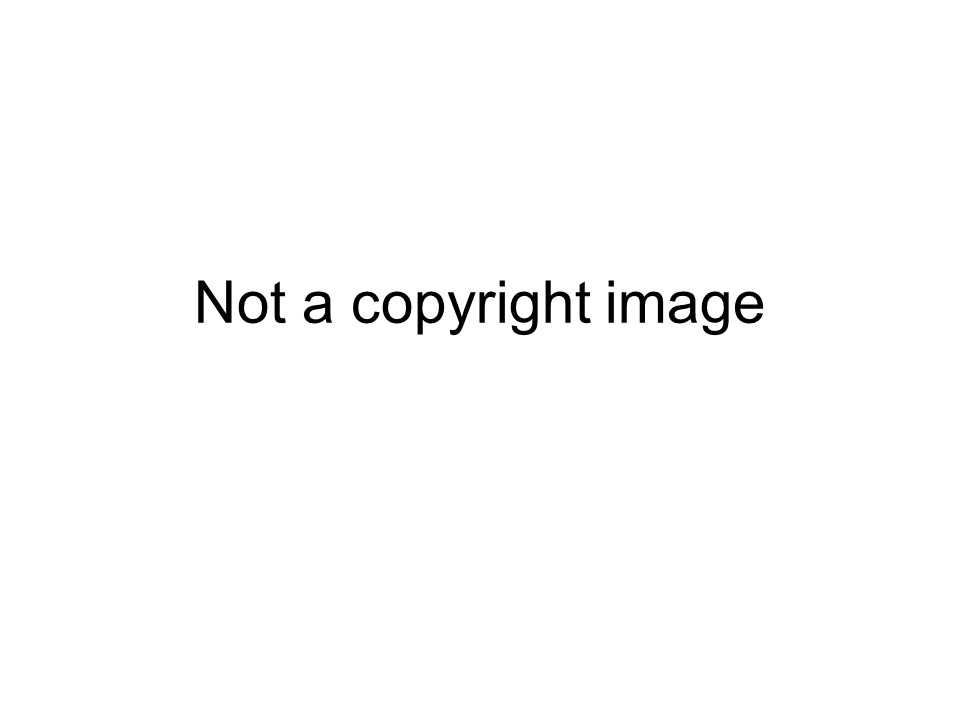
#> input picture myapp/null_image.jpg, 960 x 720 px, given as the content of the folder sources, which was not available
$ python creating_input.py   (older library calls are emulated)
#> lines starting #> are read from the running program, lines starting #| are printed output that depends on the picture; pictures that were not available may be replaced by others from this repository, and a replacement may not be noted
#!/usr/bin/python

# this file creates the input images and folder structure for inception
# it also outputs a json file to map the image classes (aka folder names)
# to the images themselves, which is useful for demo and debug purposes

import getopt, json, random, os, sys
from PIL import Image
from scipy import misc
import matplotlib.pyplot as plt
import numpy as np

def limit(a, b):
    if a < b:
        return a
    else: return b


def generate_cut(image_matrix):
    x,y = image_matrix.shape[:2]
    x_start = random.randint(0, int(x/2))
    y_start = random.randint(0, int(y/2))
    x_end = limit(x_start + int(x/2) + random.randint(0, int(x/16)), x)
    y_end = limit(y_start + int(y/2) + random.randint(0, int(y/16)), y)
    image_cut = image_matrix[x_start:x_end, y_start:y_end]
    return image_cut


def write_cuts(copies, inpf, outf):
    # get sources an generate copies cuts for each source
    # then store every cut in its corresponding source folder

    imagedict = {}

    #create output folders with all the sources carpets --> source_training
    root_folder = os.path.join(outf, "source_training")
    test_folder = os.path.join(outf, "test")
    os.makedirs(root_folder)
    os.makedirs(test_folder)

    # inputs
    sources_path = os.path.join(inpf, "sources")
    not_sources_path = os.path.join(inpf, "not_sources","test")

    # get all the sources from the path
    sources = []
    for (dirpath, dirnames, filenames) in os.walk(sources_path):
        sources.extend([os.path.join(sources_path,file) for file in filenames])
        break

    not_sources = []
    for (dirpath, dirnames, filenames) in os.walk(not_sources_path):
        not_sources.extend([os.path.join(not_sources_path, file) for file in filenames])
        break

    # for each source create a subfolder of source_training and store the cuts
    for i,source in enumerate(sources):
        source_directory = os.path.join(root_folder, "class_" + str(i))
        test_directory = os.path.join(test_folder, "class_" + str(i))
        imagedict[i] = [source] ############
        os.makedirs(source_directory)
        os.makedirs(test_directory)
        image = misc.imread(source)
        for copy in range(copies):
            image_cut = generate_cut(image)
            im = Image.fromarray(image_cut)
            im.save(os.path.join(source_directory, "copy_" + str(copy) + ".jpg"))
        for k in range(10):
            test_cut = image_cut = generate_cut(image)
            im_test = Image.fromarray(test_cut)
            im_test.save(os.path.join(test_directory, "test_copy_" + str(k) \
                                      + ".jpg"))


    # create another class for not_sources
    not_source_directory = os.path.join(root_folder, "class_" + str(len(sources)))
    test_directory_not = os.path.join(test_folder, "class_" + str(len(sources)))
    os.makedirs(not_source_directory)
    os.makedirs(test_directory_not)
    for i,not_source in enumerate(not_sources):
        for copy in range(copies):
            image_cut = generate_cut(misc.imread(not_source))
            im = Image.fromarray(image_cut)
            im.save(os.path.join(not_source_directory, "copy_" + str(i) + "_" \
                                 + str(copy) + ".jpg"))
        for k in range(10):
            test_cut = image_cut = generate_cut(image)
            im_test = Image.fromarray(test_cut)
            im_test.save(os.path.join(test_directory_not, "test_copy_" + str(k) \
                                      + ".jpg"))

    imagedict[len(sources)] = [os.path.join(inpf,"null_image.jpg")]
    with open(os.path.join(outf,'inception-images.json'), 'w') as fp:
        json.dump(imagedict, fp)


def main(argv):
    inputdir = ''
    outputdir = ''

    try:
        opts, args = getopt.getopt(argv,"hi:o:",["ifile=","ofile="])
    except getopt.GetoptError:
        print('creating_input.py -i <inputdir> -o <outputdir>')
        sys.exit(2)
    for opt, arg in opts:
        if opt == '-h':
            print('creating_input.py -i <inputdir> -o <outputdir>')
            sys.exit()
        elif opt in ("-i", "--ifile"):
            inputdir = arg
        elif opt in ("-o", "--ofile"):
         outputdir = arg

    copies = 200
    write_cuts(copies, inputdir, outputdir)
#> in write_cuts, image is the input picture: shape (720, 960, 3); min 0, max 255, mean 252.3
#> the loop in write_cuts, `for copy in range(copies):` made 200 passes
#> pass 1, in generate_cut, `image_cut = image_matrix[x_start:x_end, y_start:y_end]`:
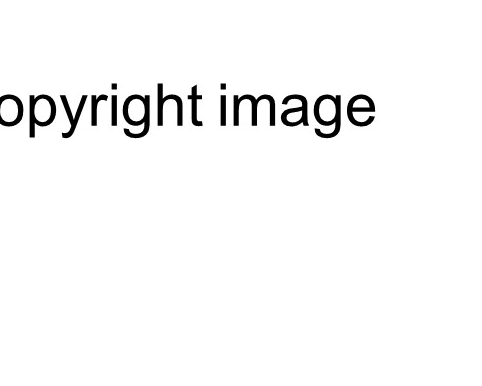
#> image_cut: shape (386, 482, 3); min 0, max 255, mean 248
#> after the loop in write_cuts, `for copy in range(copies):`:
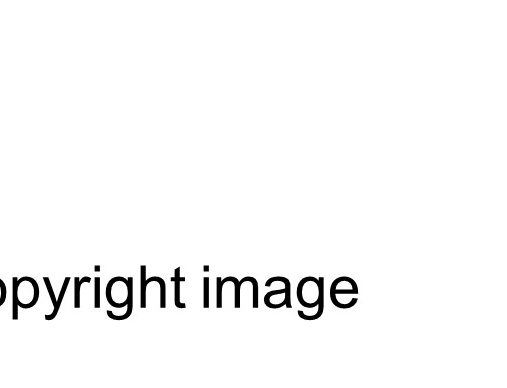
#> im: PIL image 507x388 RGB; min 0, max 255, mean 248.6
#> after the loop in write_cuts, `for k in range(10):`:
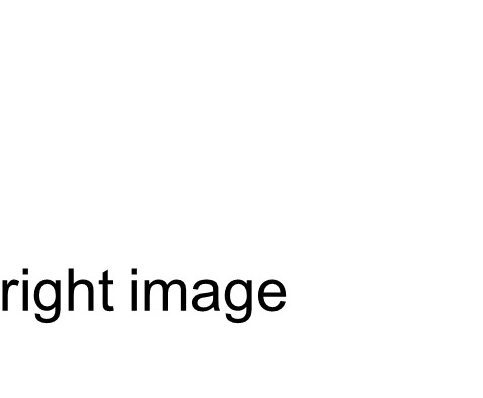
#> im_test: PIL image 483x398 RGB; min 0, max 255, mean 249.8
#> in write_cuts, `image_cut = generate_cut(misc.imread(not_source))`:
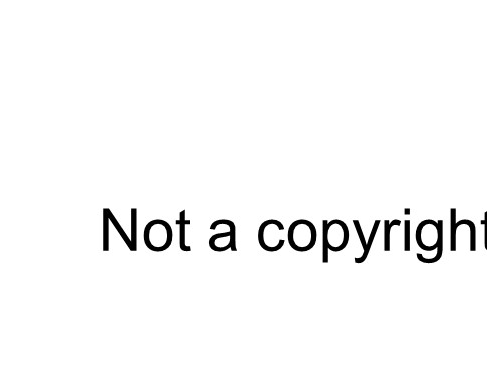
#> image_cut: shape (389, 487, 3); min 0, max 255, mean 248.4
#> the loop in write_cuts, `for k in range(10):` made 10 passes
#> (x_start in generate_cut, y_start in generate_cut, x_end in generate_cut, y_end in generate_cut) on passes 1 to 10: (89, 271, 459, 755), (337, 327, 707, 844), (56, 258, 456, 788), (278, 309, 662, 837), (222, 136, 601, 634), (6, 219, 411, 716), (132, 275, 525, 790), (162, 175, 534, 700), (221, 405, 590, 939), (3, 384, 395, 873)
#> pass 1, in generate_cut (call 411), `image_cut = image_matrix[x_start:x_end, y_start:y_end]`:
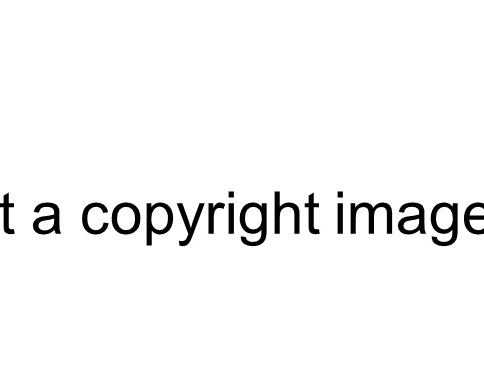
#> image_cut: shape (370, 484, 3); min 0, max 255, mean 246.3
#> pass 3, in generate_cut (call 413), `image_cut = image_matrix[x_start:x_end, y_start:y_end]`:
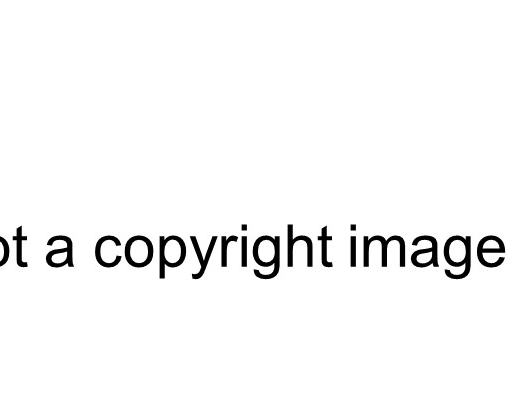
#> image_cut: shape (400, 530, 3); min 0, max 255, mean 247.3
#> after the loop in write_cuts, `for k in range(10):`:
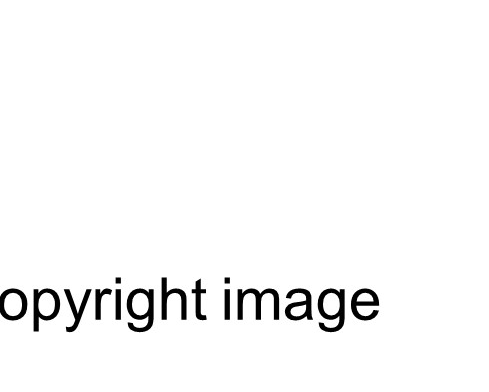
#> im_test: PIL image 489x392 RGB; min 0, max 255, mean 248.1

    print('Input path is ', inputdir)
    print('Output path is ', outputdir)


if __name__ == "__main__":
    main(sys.argv[1:])
